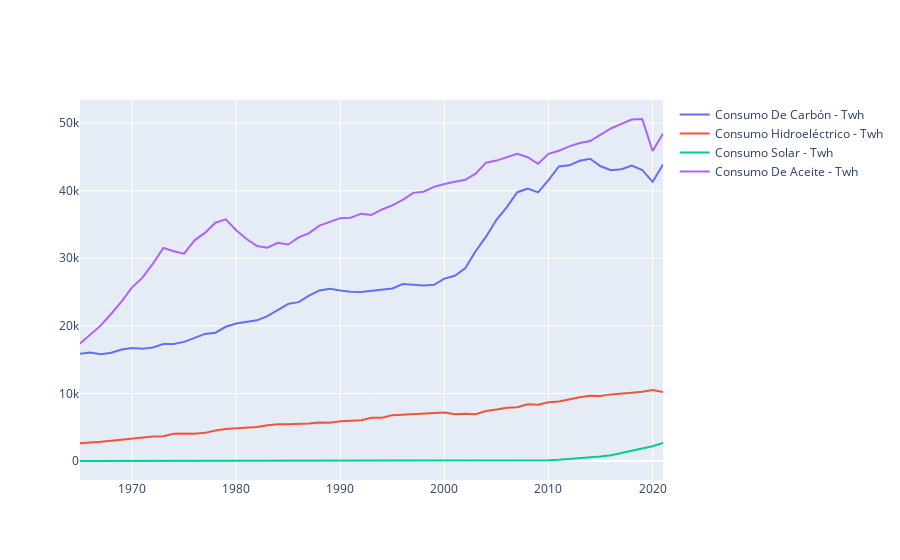

Notebook code cell kept with this figure:
### Code cell
import plotly.offline as py
py.iplot([{
    'x':año.index,
    'y':año[col],
    'name': col
} for col in  año.columns], filename='cufflinks/multiple-lines-on-same-chart')
